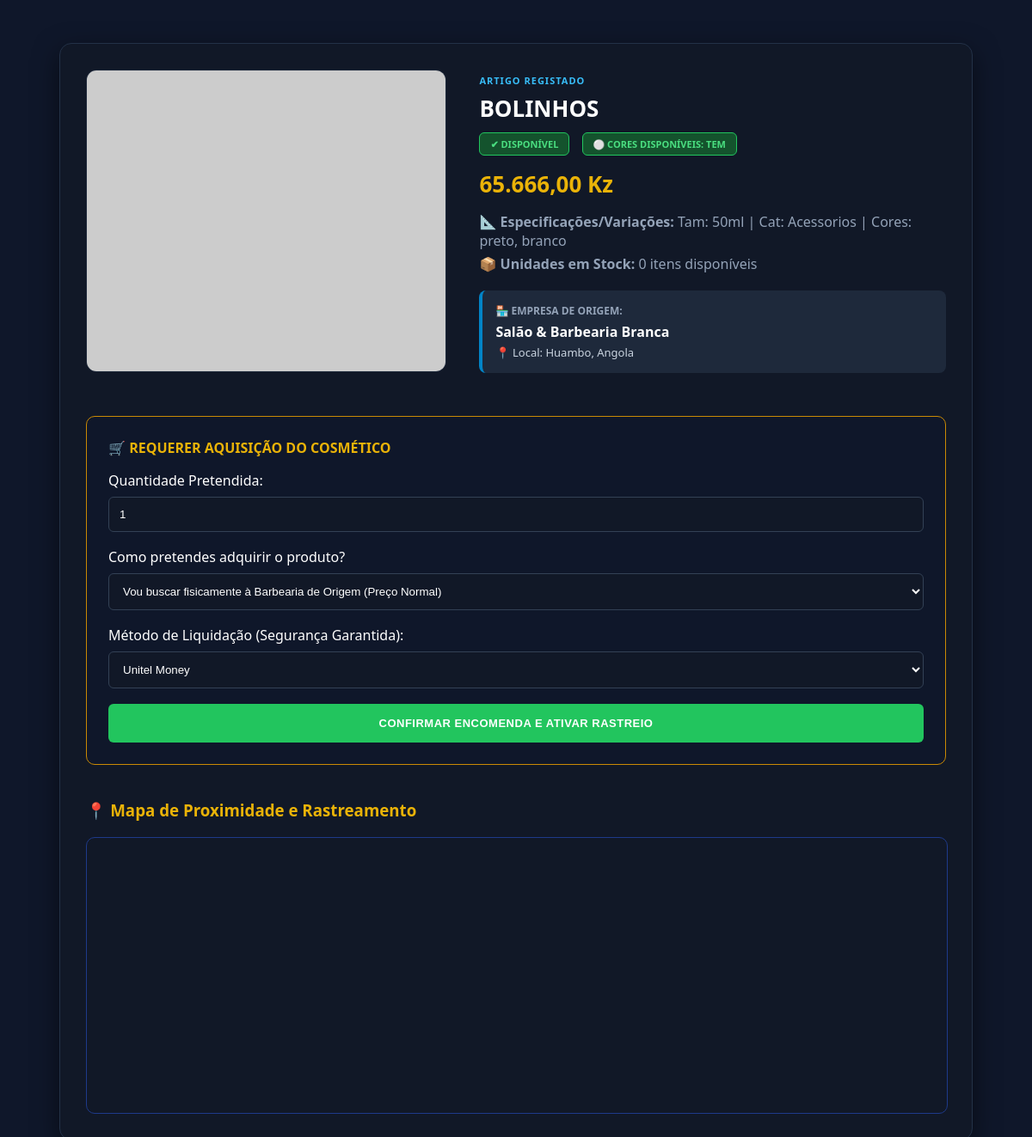
/detalhes_produto.php, run on the app's committed database.
### tables this page shows
CREATE TABLE `produtos_cosmeticos` (
  `id` int(11) NOT NULL AUTO_INCREMENT,
  `empresa_id` int(11) NOT NULL,
  `nome_produto` varchar(255) NOT NULL,
  `preco` decimal(10,2) NOT NULL,
  `stock_atual` int(11) NOT NULL,
  `imagem` varchar(255) DEFAULT 'default_cosmetico.jpg',
  `desconto_relampago` int(11) DEFAULT 0,
  `tamanho` varchar(50) DEFAULT 'Padrão',
  `cor_branca` varchar(20) DEFAULT 'Tem',
  `stock` varchar(30) DEFAULT 'Disponível',
  `data_cadastro` timestamp NOT NULL DEFAULT current_timestamp(),
  PRIMARY KEY (`id`)
);

### detalhes_produto.php (the view, shortened to what this page needs)
<?php
include_once("Conexao.php");
$id_produto = isset($_GET['id_produto']) ? intval($_GET['id_produto']) : 0;
if ($id_produto === 0) {
    try {
        $stmtFailsafe = $pdo->prepare("SELECT id FROM produtos_cosmeticos WHERE empresa_id = 20 ORDER BY id DESC LIMIT 1");
        $stmtFailsafe->execute();
        $id_produto = intval($stmtFailsafe->fetchColumn()) ?: 16;
    } catch (Exception $e) {
        $id_produto = 16;
    }
}
try {
    $stmt = $pdo->prepare("SELECT * FROM produtos_cosmeticos WHERE id = :id LIMIT 1");
    $stmt->execute([':id' => $id_produto]);
    $produto = $stmt->fetch(PDO::FETCH_ASSOC);
} catch (PDOException $e) {
    $produto = null;
}
$nome_produto     = !empty($produto['nome_produto']) ? $produto['nome_produto'] : "Produto Cosmético";
$preco_venda      = isset($produto['preco']) ? floatval($produto['preco']) : 3000.00;
$quantidade_stock = isset($produto['stock_atual']) ? intval($produto['stock_atual']) : 1;
$imagem_produto   = !empty($produto['imagem']) ? $produto['imagem'] : "default_cosmetico.jpg";
$tamanho_produto  = !empty($produto['tamanho']) ? $produto['tamanho'] : "Padrão";
$status_stock     = !empty($produto['stock']) ? $produto['stock'] : "Disponível";
$status_cor       = !empty($produto['cor_branca']) ? $produto['cor_branca'] : "Tem";
$nome_fornecedor  = "Salão & Barbearia Branca";
$endereco_real    = "Huambo, Angola";
?>
<!DOCTYPE html>
<html lang="pt-PT">
<head>
    <link rel="stylesheet" href="https://unpkg.com" />
</head>
<body>
    <div class="container">
        <div class="mkt-layout">
            <div class="mkt-galeria">
                <div class="img-principal">
                    <img src="uploads/<?= htmlspecialchars($imagem_produto) ?>" onerror="this.src='https://placehold.co'">
                </div>
            </div>
            <div class="mkt-detalhes">
                <span style="color: #38bdf8; font-size: 11px; font-weight: bold; text-transform: uppercase; letter-spacing: 1px;">Artigo Registado</span>
                <h1 style="margin: 5px 0 10px 0; font-size: 26px; text-transform: uppercase; color: #fff;"><?= htmlspecialchars($nome_produto) ?></h1>
                <div style="margin: 10px 0;">
                    <span class="badge badge-sucesso">✔ <?= htmlspecialchars($status_stock) ?></span>
                    <span class="badge badge-sucesso" style="margin-left: 10px;">⚪ Cores disponíveis: <?= htmlspecialchars($status_cor) ?></span>
                </div>
                <div class="preco-tag"><?= number_format($preco_venda, 2, ',', '.') ?> Kz</div>
                <p style="color: #94a3b8; margin: 0;">📐 <b>Especificações/Variações:</b> <?= htmlspecialchars($tamanho_produto) ?></p>
                <p style="color: #94a3b8; margin: 5px 0 0 0;">📦 <b>Unidades em Stock:</b> <?= $quantidade_stock ?> itens disponíveis</p>
                <div class="painel-origem">
                    <h3 style="margin: 0 0 5px 0; font-size: 12px; color: #94a3b8; text-transform: uppercase;">🏪 Empresa de Origem:</h3>
                    <strong style="color: #fff; font-size: 16px;"><?= htmlspecialchars($nome_fornecedor) ?></strong>
                    <span style="display: block; font-size: 13px; color: #cbd5e1; margin-top: 4px;">📍 Local: <?= htmlspecialchars($endereco_real) ?></span>
                </div>
            </div>
        </div>
        <form class="formulario-compra" method="POST" action="confirmar_pedido.php">
            <h3 style="color: #eab308; margin-top: 0; text-transform: uppercase; font-size: 16px;">🛒 Requerer Aquisição do Cosmético</h3>
            <label>Quantidade Pretendida:</label>
            <input type="number" name="quantidade_solicitada" value="1" min="1" max="<?= $quantidade_stock ?>" required>
            <label>Como pretendes adquirir o produto?</label>
            <select name="opcao_retirada" onchange="document.getElementById('bloco_domicilio').style.display = (this.value === 'domicilio') ? 'block' : 'none';" required>
                <option value="buscar">Vou buscar fisicamente à Barbearia de Origem (Preço Normal)</option>
            </select>
            <label>Método de Liquidação (Segurança Garantida):</label>
            <select name="metodo_pagamento" required>
                <option value="unitel_money">Unitel Money</option>
            </select>
            <button type="submit" class="btn-encomendar">Confirmar Encomenda e Ativar Rastreio</button>
        </form>
        <h3 style="margin-top: 40px; color: #eab308; text-align: left;">📍 Mapa de Proximidade e Rastreamento</h3>
        <div id="mapa-rastreio-real" style="width: 100%; height: 320px; border-radius: 10px; border: 1px solid #1e3a8a; margin-top: 15px;"></div>
    </div>
</body>
</html>

### detalhes_produto.php (style rules this page uses)
body { background: #0f172a; color: #fff; font-family: 'Segoe UI', Arial, sans-serif; padding: 20px; margin: 0; }
.container { max-width: 1000px; margin: 30px auto; background: #111827; padding: 30px; border-radius: 14px; border: 1px solid #233147; box-shadow: 0 10px 30px rgba(0,0,0,0.5); }
.mkt-layout { display: flex; gap: 40px; flex-wrap: wrap; margin-bottom: 30px; }
.mkt-galeria { flex: 1; min-width: 300px; }
.img-principal { width: 100%; height: 350px; background: #0f172a; border-radius: 12px; border: 1px solid #1e293b; overflow: hidden; }
.img-principal img { width: 100%; height: 100%; object-fit: cover; }
.mkt-detalhes { flex: 1.3; min-width: 300px; text-align: left; }
.preco-tag { font-size: 26px; color: #eab308; font-weight: bold; margin: 15px 0; }
.badge { padding: 5px 12px; border-radius: 6px; font-weight: bold; font-size: 11px; display: inline-block; text-transform: uppercase; }
.badge-sucesso { background: #14532d; color: #4ade80; border: 1px solid #22c55e; }
.painel-origem { background: #1e293b; padding: 15px; border-radius: 8px; margin: 20px 0; border-left: 4px solid #0284c7; }
.formulario-compra { background: #0f172a; padding: 25px; border-radius: 10px; border: 1px solid #ca8a04; margin-top: 30px; text-align: left; }
select, input { width: 100%; padding: 12px; margin: 8px 0 18px 0; background: #111827; color: #fff; border: 1px solid #334155; border-radius: 6px; box-sizing: border-box; }
.btn-encomendar { background: #22c55e; color: #fff; padding: 15px; border: none; border-radius: 6px; width: 100%; font-weight: bold; cursor: pointer; text-transform: uppercase; font-size: 13px; letter-spacing: 0.5px; }

### data on the page
produtos_cosmeticos: nome_produto "BOLINHOS", stock "DISPONÍVEL", cor_branca "TEM", preco "65.666,00", tamanho "Tam: 50ml | Cat: Acessorios | Cores: preto, branco", stock_atual "0"

### other printed values
$nome_fornecedor "Salão & Barbearia Branca"
$endereco_real "Huambo, Angola"
